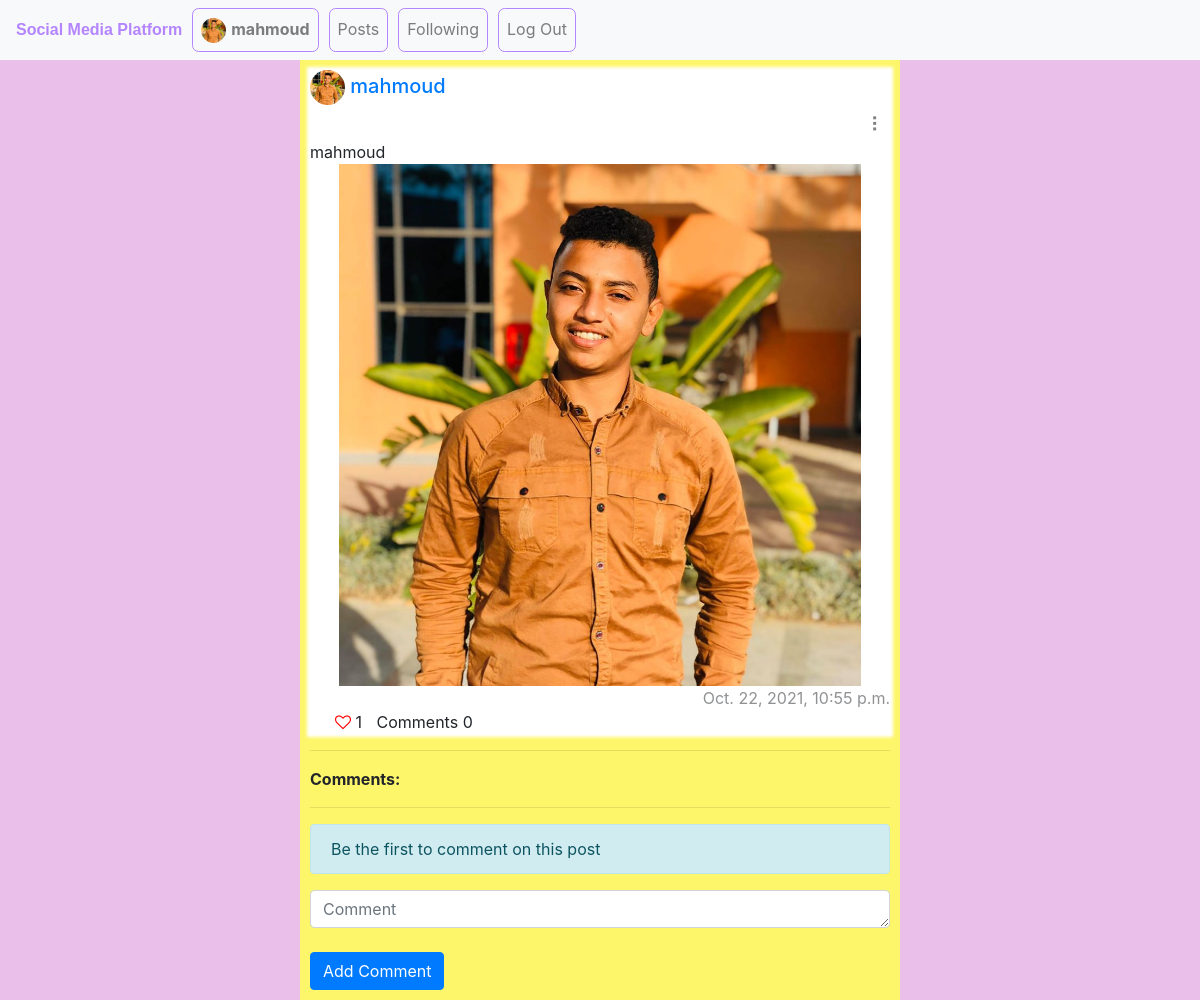
Screenshot of /posts/77 (signed in) with the database file from the repository.
### Gallery/models.py (models this page shows, shortened)
class User(AbstractUser):
    profile_img = models.ImageField(upload_to=filepath, null=True, blank=True)

class Posts(models.Model):
    post = models.ImageField(upload_to=filepath, null=True, blank=True)
    text = models.CharField(max_length=512, default="")
    user = models.ForeignKey(User, on_delete=CASCADE, related_name="user")
    username = models.CharField(max_length=256, default="")
    date = models.DateTimeField(default=timezone.now)

### Gallery/views.py (the view)
# urls.py: path("posts/<int:post_id>", views.view_post, name="view_post"),
@login_required(login_url='login')
def view_post(request, post_id):
    post = Posts.objects.get(pk = post_id)
    num_likes = Likes.objects.filter(post_id = post_id).count()
    liked = False
    if Likes.objects.filter(user = request.user, post_id=post_id).count() > 0:
        liked = True
    comments = Comments.objects.filter(post_id=post_id).order_by('id').reverse()
    num_comments = comments.count()
    return render(request, "Gallery/view_post.html", { "num_comments":num_comments, "comments":comments, "post":post, "num_likes":num_likes, "liked":liked})

### Gallery/templates/Gallery/view_post.html (shortened to what this page needs)
{% extends "Gallery/layout.html" %}
{% load static %}
{% block body %}
    <div id="container">
          <div class="wedget">
            {% if post.user.profile_img %}
            <a href="http://127.0.0.1:8000/profile/{{post.user.username}}"><h5 style="margin-bottom: 5px;"><img src="{{post.user.profile_img.url}}" width="35px" height="35px" style="border-radius: 50%;"> {{post.user.username}}</h5></a>
        {% else %}
            <a href="http://127.0.0.1:8000/profile/{{post.user.username}}"><h5 style="margin-bottom: 5px;"><img src="{% static 'Gallery/default.png' %}" width="35px" height="35px" style="border-radius: 50%;"> {{post.user.username}}</h5></a>
        {% endif %}
            {% if request.user == post.user and "changed his profile picture" not in post.text %}
                <div style="text-align: right;">
                    <div class="dropdown-container" tabindex="-1">
                        <div class="three-dots"></div>
                    </div>
                    </div>
                {% endif %}
                <div class="post" style="margin-top: 0px;">
                    <div id="div{{post.id}}">{{post.text}}</div>
                    <div id="Post">
                    {% if post.post %}
                        <div><img src="{{post.post.url}}" width="100%" style="margin: auto;"></div>
                    {% endif %}
                </div>
                    <div style="opacity: 0.5; text-align: right;">{{post.date}}</div>
                    <div style="margin-left: 25px;">
                        {% if liked %}
                        <i id="unlike" data-id="{{post.id}}" style="color: red;" class="heart fa fa-heart-o"></i>
                    {% else %}
                        <i id="like" data-id="{{post.id}}"  class="heart fa fa-heart-o"></i>
                        <i id="unlike" data-id="{{post.id}}" style="color: red; display:none;" class="heart fa fa-heart-o"></i>
                    {% endif %}
                    <div id="num_likes" style="display: inline;">{{num_likes}}</div>
                    <div  style="margin-left:10px ; display: inline;">Comments {{num_comments}}</div>
                    </div>
                </div>
          </div>
        <div id="comments">
            <hr>
            <strong>Comments:</strong><br>
            <hr>
            {% for comment in comments %}
               <div class="wedget">
                {% if comment.user.profile_img %}
                <a href="http://127.0.0.1:8000/profile/{{comment.user.username}}"><strong style="margin-bottom: 5px;"><img src="{{comment.user.profile_img.url}}" width="35px" height="35px" style="border-radius: 50%;">{{comment.user.username}}</strong></a>
            {% else %}
            <a href="http://127.0.0.1:8000/profile/{{comment.user.username}}"><strong style="margin-bottom: 5px;"><img src="{% static 'Gallery/default.png' %}"  width="35px" height="35px" style="border-radius: 50%;">{{comment.user.username}}</strong></a>
            {% endif %}
            <div id="comment_content">{{comment.comment}}</div>
            <div style="opacity: 0.5; text-align: right;">{{comment.date}}</div>
               </div>
               <hr>
            {% empty %}
            <div class="alert alert-info" role="alert">
                Be the first to comment on this post
            </div>
            {% endfor %}
            <div id="add_comment">
                <form action="{% url 'add_comment' %}" method="POST">
                    <textarea name="comment" id="new_comment" cols="85" class="form-control" rows="1" placeholder="Comment"></textarea><br>
                    <input type="submit" class="btn btn-primary"  value="Add Comment">
                </form>
            </div>
        </div>
    </div>
{% endblock %}

### Gallery/templates/Gallery/layout.html (shortened to what this page needs)
{% load static %}
<!DOCTYPE html>
<html lang="en">
    <head>
        <link rel="stylesheet" href="https://stackpath.bootstrapcdn.com/bootstrap/4.4.1/css/bootstrap.min.css">
        <link href="{% static 'Gallery/styles.css' %}" rel="stylesheet">
        <link rel="stylesheet" href="https://cdnjs.cloudflare.com/ajax/libs/font-awesome/4.7.0/css/font-awesome.min.css">
    </head>
    <body>
        <nav class="navbar navbar-expand-lg navbar-light bg-light" style=" color: #B485FF;">
            <strong style="font-family: 'Franklin Gothic Medium', 'Arial Narrow', Arial, sans-serif;">Social Media Platform</strong>
            <div>
              <ul class="navbar-nav mr-auto">
                {% if user.is_authenticated %}
                    <li class="nav-item" style="border: 1px solid #B485FF; border-radius: 5pt; margin-left: 10px;">
                        {% if user.profile_img %}
                            <a class="nav-link" href="http://127.0.0.1:8000/profile/{{user.username}}"><img src="{{user.profile_img.url}}" width="25px" style="border-radius: 50%;"><strong style="margin-left: 5px;">{{ user.username }}</strong></a>
                        {% else %}
                            <a class="nav-link" href="http://127.0.0.1:8000/profile/{{user.username}}"><img src="{% static 'Gallery/default.png' %}" width="25px" style="border-radius: 50%;"><strong style="margin-left: 5px;">{{ user.username }}</strong></a>
                        {% endif %}
                    </li>
                {% endif %}
                <li class="nav-item" style="border: 1px solid #B485FF; border-radius: 5pt; margin-left: 10px;">
                  <a class="nav-link" href="{% url 'index' %}">Posts</a>
                </li>
                {% if user.is_authenticated %}
                    <li class="nav-item" style="border: 1px solid #B485FF; border-radius: 5pt; margin-left: 10px;">
                        <a class="nav-link" href="http://127.0.0.1:8000/following">Following</a>
                    </li>
                    <li class="nav-item" style="border: 1px solid #B485FF; border-radius: 5pt; margin-left: 10px;">
                        <a class="nav-link" href="{% url 'logout' %}">Log Out</a>
                    </li>
                {% endif %}
              </ul>
            </div>
          </nav>
        <div class="body">
            {% block body %}
            {% endblock %}
        </div>
    </body>
</html>

### Gallery/templates/Gallery/view_post.html (style rules this page uses)
#container { margin: auto; width: 50%; padding: 10px; background-color: #fdf66b; }
body { background-color: #EAC0EB; }
.three-dots:after { cursor: pointer; color: gray; content: '\2807'; font-size: 20px; padding: 0 5px; }
.wedget { background-color: white; box-shadow: 0px 0px 3px 3px white; margin-bottom: 5px; }
#Post { text-align: center; width: 90%; margin: auto; }

### rows the page displays
User: profile_img (picture), username "mahmoud"
Posts: user.profile_img (picture), user.username "mahmoud", text "mahmoud", post (picture), date "Oct. 22, 2021, 10:55 p.m."

### other values shown
{{ num_likes }} "1"
{{ num_comments }} "0"
